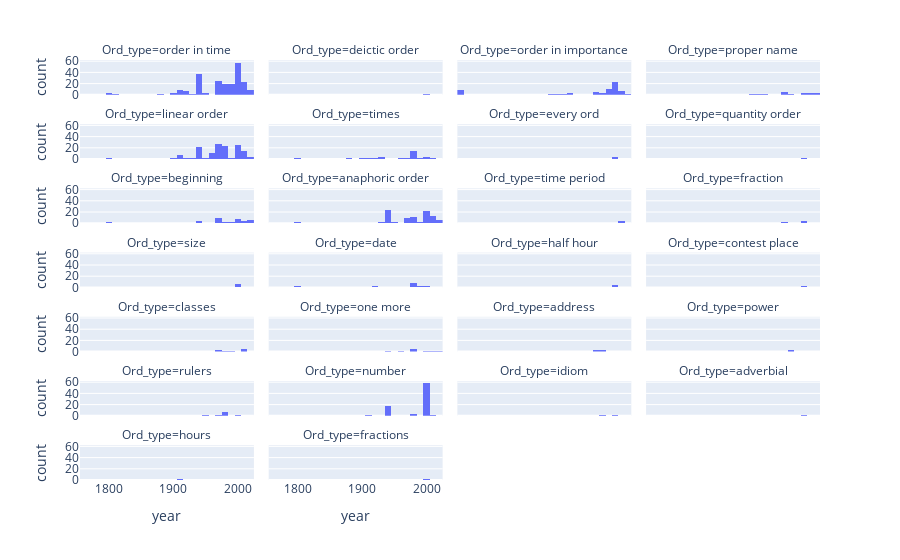

Source (notebook cell):
### Markdown cell above
#### 3.2.2 Год создания текста и тип контекста

### Code cell
px.histogram(small_ordinals, x="year", facet_col="Ord_type", facet_col_wrap = 4)

### Figure 1 — Plotly figure (JSON) as saved in the notebook; plotly's stock layout.template omitted (floating-point values rounded to 4 significant figures; data arrays with more than 128 entries replaced by an {"elided": "..."} marker saying what was removed)
{"data": [{"alignmentgroup": "True", "bingroup": "x", "hovertemplate": "Ord_type=order in time<br>year=%{x}<br>count=%{y}<extra></extra>", "legendgroup": "", "marker": {"color": "#636efa", "pattern": {"shape": ""}}, "name": "", "offsetgroup": "", "orientation": "v", "showlegend": false, "type": "histogram", "x": {"elided": "217 float values"}, "xaxis": "x25", "yaxis": "y25"}, {"alignmentgroup": "True", "bingroup": "x", "hovertemplate": "Ord_type=deictic order<br>year=%{x}<br>count=%{y}<extra></extra>", "legendgroup": "", "marker": {"color": "#636efa", "pattern": {"shape": ""}}, "name": "", "offsetgroup": "", "orientation": "v", "showlegend": false, "type": "histogram", "x": [2002], "xaxis": "x26", "yaxis": "y26"}, {"alignmentgroup": "True", "bingroup": "x", "hovertemplate": "Ord_type=order in importance<br>year=%{x}<br>count=%{y}<extra></extra>", "legendgroup": "", "marker": {"color": "#636efa", "pattern": {"shape": ""}}, "name": "", "offsetgroup": "", "orientation": "v", "showlegend": false, "type": "histogram", "x": [2002, 1970, 2002, 2015, 1924, 1924, 1898, 1932, 1932, 1976, 1976, 2000, 2000, 1991, 1991, 1991, 1991, 1991, 1991, 1991, 1991, 1991, 1991, 2003, 2007, 2013, 2003, 2003, 1965, 2003, 1968, 1968, 2013, 1925, 2003, 2003, 2003, 2003, 2003, 2004, 2004, 1998, 1998, 1998, 1998, 2013, 2013, 2013, 2013, 1909, 1759, 1759, 1759, 1759, 1759, 1759, 1759, 1759, 1759, 1980, 2003, 1997, 2002, 1967], "xaxis": "x27", "yaxis": "y27"}, {"alignmentgroup": "True", "bingroup": "x", "hovertemplate": "Ord_type=proper name<br>year=%{x}<br>count=%{y}<extra></extra>", "legendgroup": "", "marker": {"color": "#636efa", "pattern": {"shape": ""}}, "name": "", "offsetgroup": "", "orientation": "v", "showlegend": false, "type": "histogram", "x": [2002, 1966, 1935, 1924, 1968, 2009, 2013, 2013, 2020, 2015, 2015, 1927, 2002, 2002, 1980, 1967, 1967, 1967], "xaxis": "x28", "yaxis": "y28"}, {"alignmentgroup": "True", "bingroup": "x", "hovertemplate": "Ord_type=linear order<br>year=%{x}<br>count=%{y}<extra></extra>", "legendgroup": "", "marker": {"color": "#636efa", "pattern": {"shape": ""}}, "name": "", "offsetgroup": "", "orientation": "v", "showlegend": false, "type": "histogram", "x": {"elided": "141 float values"}, "xaxis": "x21", "yaxis": "y21"}, {"alignmentgroup": "True", "bingroup": "x", "hovertemplate": "Ord_type=times<br>year=%{x}<br>count=%{y}<extra></extra>", "legendgroup": "", "marker": {"color": "#636efa", "pattern": {"shape": ""}}, "name": "", "offsetgroup": "", "orientation": "v", "showlegend": false, "type": "histogram", "x": [1909, 1924, 1898, 1976, 1976, 1976, 1976, 1976, 1976, 1976, 1976, 1976, 1976, 1976, 1976, 1976, 1976, 1976, 1923, 1998, 1998, 1964.0, 1988.0, 1878, 1878, 1927, 1927, 1927, 1802, 2003, 2003, 2005, 1967], "xaxis": "x22", "yaxis": "y22"}, {"alignmentgroup": "True", "bingroup": "x", "hovertemplate": "Ord_type=every ord<br>year=%{x}<br>count=%{y}<extra></extra>", "legendgroup": "", "marker": {"color": "#636efa", "pattern": {"shape": ""}}, "name": "", "offsetgroup": "", "orientation": "v", "showlegend": false, "type": "histogram", "x": [2003, 2002, 2003, 2003], "xaxis": "x23", "yaxis": "y23"}, {"alignmentgroup": "True", "bingroup": "x", "hovertemplate": "Ord_type=quantity order<br>year=%{x}<br>count=%{y}<extra></extra>", "legendgroup": "", "marker": {"color": "#636efa", "pattern": {"shape": ""}}, "name": "", "offsetgroup": "", "orientation": "v", "showlegend": false, "type": "histogram", "x": [2003, 2003], "xaxis": "x24", "yaxis": "y24"}, {"alignmentgroup": "True", "bingroup": "x", "hovertemplate": "Ord_type=beginning<br>year=%{x}<br>count=%{y}<extra></extra>", "legendgroup": "", "marker": {"color": "#636efa", "pattern": {"shape": ""}}, "name": "", "offsetgroup": "", "orientation": "v", "showlegend": false, "type": "histogram", "x": [1970, 1970, 2004, 1976, 1976, 1991, 1991, 1965, 1965, 1965, 1965, 1965, 1965, 2003, 1981, 1968, 2009, 2013, 2013, 2013, 2020, 2020, 1945, 2020, 2020, 2020, 2001, 1998, 1998, 1998, 1998, 1964.0, 2015, 1909, 1833, 1759, 1802, 1802, 1938, 1938, 1938, 1938, 1967], "xaxis": "x17", "yaxis": "y17"}, {"alignmentgroup": "True", "bingroup": "x", "hovertemplate": "Ord_type=anaphoric order<br>year=%{x}<br>count=%{y}<extra></extra>", "legendgroup": "", "marker": {"color": "#636efa", "pattern": {"shape": ""}}, "name": "", "offsetgroup": "", "orientation": "v", "showlegend": false, "type": "histogram", "x": [2002, 2002, 1966, 1966, 1966, 1966, 1966, 2013, 1976, 1976, 1976, 1976, 1976, 1976, 1976, 1976, 1976, 1976, 1991, 1965, 1965, 2013, 2013, 2002, 2003, 2003, 2001, 1968, 1968, 2009, 2013, 2013, 2013, 2013, 1795, 2003, 2003, 1945, 1945, 2020, 2020, 2020, 2020, 2001, 2001, 2001, 2001, 1998, 1998, 1998, 1998, 1998, 1998, 1998, 1998, 2013, 2013, 2013, 1988.0, 2013, 2015, 2015, 1802, 1932, 1932, 1932, 1938, 1938, 1938, 1938, 1938, 1938, 1938, 1938, 1938, 1938, 1938, 1938, 1938, 1938, 1938, 1938, 1938, 1938, 1938, 1938, 1938, 1938, 1938, 1938, 1980, 2003, 1997, 1967, 1863], "xaxis": "x18", "yaxis": "y18"}, {"alignmentgroup": "True", "bingroup": "x", "hovertemplate": "Ord_type=time period<br>year=%{x}<br>count=%{y}<extra></extra>", "legendgroup": "", "marker": {"color": "#636efa", "pattern": {"shape": ""}}, "name": "", "offsetgroup": "", "orientation": "v", "showlegend": false, "type": "histogram", "x": [1966, 1997, 2005, 1945, 2013, 2013, 2013, 1878], "xaxis": "x19", "yaxis": "y19"}, {"alignmentgroup": "True", "bingroup": "x", "hovertemplate": "Ord_type=fraction<br>year=%{x}<br>count=%{y}<extra></extra>", "legendgroup": "", "marker": {"color": "#636efa", "pattern": {"shape": ""}}, "name": "", "offsetgroup": "", "orientation": "v", "showlegend": false, "type": "histogram", "x": [1966, 1966, 1813, 2000, 2003, 1998, 1998], "xaxis": "x20", "yaxis": "y20"}, {"alignmentgroup": "True", "bingroup": "x", "hovertemplate": "Ord_type=size<br>year=%{x}<br>count=%{y}<extra></extra>", "legendgroup": "", "marker": {"color": "#636efa", "pattern": {"shape": ""}}, "name": "", "offsetgroup": "", "orientation": "v", "showlegend": false, "type": "histogram", "x": [1997, 1997, 1997, 1976, 1998, 1998, 1998], "xaxis": "x13", "yaxis": "y13"}, {"alignmentgroup": "True", "bingroup": "x", "hovertemplate": "Ord_type=date<br>year=%{x}<br>count=%{y}<extra></extra>", "legendgroup": "", "marker": {"color": "#636efa", "pattern": {"shape": ""}}, "name": "", "offsetgroup": "", "orientation": "v", "showlegend": false, "type": "histogram", "x": [1924, 1924, 1924, 1976, 1976, 1976, 1976, 1981, 1981, 1981, 1795, 1795, 1988, 1988, 2013, 2015, 1967, 1998, 1998, 1998], "xaxis": "x14", "yaxis": "y14"}, {"alignmentgroup": "True", "bingroup": "x", "hovertemplate": "Ord_type=half hour<br>year=%{x}<br>count=%{y}<extra></extra>", "legendgroup": "", "marker": {"color": "#636efa", "pattern": {"shape": ""}}, "name": "", "offsetgroup": "", "orientation": "v", "showlegend": false, "type": "histogram", "x": [1924, 1976, 2003, 1996, 1996, 2002], "xaxis": "x15", "yaxis": "y15"}, {"alignmentgroup": "True", "bingroup": "x", "hovertemplate": "Ord_type=contest place<br>year=%{x}<br>count=%{y}<extra></extra>", "legendgroup": "", "marker": {"color": "#636efa", "pattern": {"shape": ""}}, "name": "", "offsetgroup": "", "orientation": "v", "showlegend": false, "type": "histogram", "x": [1932, 1998, 1996, 2003], "xaxis": "x16", "yaxis": "y16"}, {"alignmentgroup": "True", "bingroup": "x", "hovertemplate": "Ord_type=classes<br>year=%{x}<br>count=%{y}<extra></extra>", "legendgroup": "", "marker": {"color": "#636efa", "pattern": {"shape": ""}}, "name": "", "offsetgroup": "", "orientation": "v", "showlegend": false, "type": "histogram", "x": [1976, 1968, 1970, 2013, 2013, 2013, 2013, 2013, 1988.0], "xaxis": "x9", "yaxis": "y9"}, {"alignmentgroup": "True", "bingroup": "x", "hovertemplate": "Ord_type=one more<br>year=%{x}<br>count=%{y}<extra></extra>", "legendgroup": "", "marker": {"color": "#636efa", "pattern": {"shape": ""}}, "name": "", "offsetgroup": "", "orientation": "v", "showlegend": false, "type": "histogram", "x": [1976, 1976, 1976, 1976, 1976, 2004, 1964.0, 2013, 2015, 1938], "xaxis": "x10", "yaxis": "y10"}, {"alignmentgroup": "True", "bingroup": "x", "hovertemplate": "Ord_type=address<br>year=%{x}<br>count=%{y}<extra></extra>", "legendgroup": "", "marker": {"color": "#636efa", "pattern": {"shape": ""}}, "name": "", "offsetgroup": "", "orientation": "v", "showlegend": false, "type": "histogram", "x": [1976, 1976, 1968, 1968, 1968], "xaxis": "x11", "yaxis": "y11"}, {"alignmentgroup": "True", "bingroup": "x", "hovertemplate": "Ord_type=power<br>year=%{x}<br>count=%{y}<extra></extra>", "legendgroup": "", "marker": {"color": "#636efa", "pattern": {"shape": ""}}, "name": "", "offsetgroup": "", "orientation": "v", "showlegend": false, "type": "histogram", "x": [1976, 1976], "xaxis": "x12", "yaxis": "y12"}, {"alignmentgroup": "True", "bingroup": "x", "hovertemplate": "Ord_type=rulers<br>year=%{x}<br>count=%{y}<extra></extra>", "legendgroup": "", "marker": {"color": "#636efa", "pattern": {"shape": ""}}, "name": "", "offsetgroup": "", "orientation": "v", "showlegend": false, "type": "histogram", "x": [1976, 1976, 1976, 1976, 1976, 1976, 1945, 1945, 1996, 1967], "xaxis": "x5", "yaxis": "y5"}, {"alignmentgroup": "True", "bingroup": "x", "hovertemplate": "Ord_type=number<br>year=%{x}<br>count=%{y}<extra></extra>", "legendgroup": "", "marker": {"color": "#636efa", "pattern": {"shape": ""}}, "name": "", "offsetgroup": "", "orientation": "v", "showlegend": false, "type": "histogram", "x": [1976, 1976, 1976, 1909, 1909, 2004, 1998, 1998, 1998, 1998, 1998, 1998, 1998, 1998, 1998, 1998, 1998, 1998, 1998, 1998, 1998, 1998, 1998, 1998, 1998, 1998, 1998, 1998, 1998, 1998, 1998, 1998, 1998, 1998, 1998, 1998, 1998, 1998, 1998, 1998, 1998, 1998, 1998, 1998, 1998, 1998, 1998, 1998, 1998, 1998, 1998, 1998, 1998, 1998, 1998, 1998, 1998, 1998, 1998, 1938, 1938, 1938, 1938, 1938, 1938, 1938, 1938, 1938, 1938, 1938, 1938, 1938, 1938, 1938, 1938, 1938, 1997, 1997, 1997, 1997, 1997, 2005], "xaxis": "x6", "yaxis": "y6"}, {"alignmentgroup": "True", "bingroup": "x", "hovertemplate": "Ord_type=idiom<br>year=%{x}<br>count=%{y}<extra></extra>", "legendgroup": "", "marker": {"color": "#636efa", "pattern": {"shape": ""}}, "name": "", "offsetgroup": "", "orientation": "v", "showlegend": false, "type": "histogram", "x": [1976, 1998, 1998, 1980], "xaxis": "x7", "yaxis": "y7"}, {"alignmentgroup": "True", "bingroup": "x", "hovertemplate": "Ord_type=adverbial<br>year=%{x}<br>count=%{y}<extra></extra>", "legendgroup": "", "marker": {"color": "#636efa", "pattern": {"shape": ""}}, "name": "", "offsetgroup": "", "orientation": "v", "showlegend": false, "type": "histogram", "x": [2002], "xaxis": "x8", "yaxis": "y8"}, {"alignmentgroup": "True", "bingroup": "x", "hovertemplate": "Ord_type=hours<br>year=%{x}<br>count=%{y}<extra></extra>", "legendgroup": "", "marker": {"color": "#636efa", "pattern": {"shape": ""}}, "name": "", "offsetgroup": "", "orientation": "v", "showlegend": false, "type": "histogram", "x": [1909, 1914], "xaxis": "x", "yaxis": "y"}, {"alignmentgroup": "True", "bingroup": "x", "hovertemplate": "Ord_type=fractions<br>year=%{x}<br>count=%{y}<extra></extra>", "legendgroup": "", "marker": {"color": "#636efa", "pattern": {"shape": ""}}, "name": "", "offsetgroup": "", "orientation": "v", "showlegend": false, "type": "histogram", "x": [2003, 1998], "xaxis": "x2", "yaxis": "y2"}], "layout": {"annotations": [{"font": {}, "showarrow": false, "text": "Ord_type=hours", "x": 0.1175, "xanchor": "center", "xref": "paper", "y": 0.08286, "yanchor": "bottom", "yref": "paper"}, {"font": {}, "showarrow": false, "text": "Ord_type=fractions", "x": 0.3725, "xanchor": "center", "xref": "paper", "y": 0.08286, "yanchor": "bottom", "yref": "paper"}, {"font": {}, "showarrow": false, "text": "Ord_type=rulers", "x": 0.1175, "xanchor": "center", "xref": "paper", "y": 0.2357, "yanchor": "bottom", "yref": "paper"}, {"font": {}, "showarrow": false, "text": "Ord_type=number", "x": 0.3725, "xanchor": "center", "xref": "paper", "y": 0.2357, "yanchor": "bottom", "yref": "paper"}, {"font": {}, "showarrow": false, "text": "Ord_type=idiom", "x": 0.6275, "xanchor": "center", "xref": "paper", "y": 0.2357, "yanchor": "bottom", "yref": "paper"}, {"font": {}, "showarrow": false, "text": "Ord_type=adverbial", "x": 0.8825, "xanchor": "center", "xref": "paper", "y": 0.2357, "yanchor": "bottom", "yref": "paper"}, {"font": {}, "showarrow": false, "text": "Ord_type=classes", "x": 0.1175, "xanchor": "center", "xref": "paper", "y": 0.3886, "yanchor": "bottom", "yref": "paper"}, {"font": {}, "showarrow": false, "text": "Ord_type=one more", "x": 0.3725, "xanchor": "center", "xref": "paper", "y": 0.3886, "yanchor": "bottom", "yref": "paper"}, {"font": {}, "showarrow": false, "text": "Ord_type=address", "x": 0.6275, "xanchor": "center", "xref": "paper", "y": 0.3886, "yanchor": "bottom", "yref": "paper"}, {"font": {}, "showarrow": false, "text": "Ord_type=power", "x": 0.8825, "xanchor": "center", "xref": "paper", "y": 0.3886, "yanchor": "bottom", "yref": "paper"}, {"font": {}, "showarrow": false, "text": "Ord_type=size", "x": 0.1175, "xanchor": "center", "xref": "paper", "y": 0.5414, "yanchor": "bottom", "yref": "paper"}, {"font": {}, "showarrow": false, "text": "Ord_type=date", "x": 0.3725, "xanchor": "center", "xref": "paper", "y": 0.5414, "yanchor": "bottom", "yref": "paper"}, {"font": {}, "showarrow": false, "text": "Ord_type=half hour", "x": 0.6275, "xanchor": "center", "xref": "paper", "y": 0.5414, "yanchor": "bottom", "yref": "paper"}, {"font": {}, "showarrow": false, "text": "Ord_type=contest place", "x": 0.8825, "xanchor": "center", "xref": "paper", "y": 0.5414, "yanchor": "bottom", "yref": "paper"}, {"font": {}, "showarrow": false, "text": "Ord_type=beginning", "x": 0.1175, "xanchor": "center", "xref": "paper", "y": 0.6943, "yanchor": "bottom", "yref": "paper"}, {"font": {}, "showarrow": false, "text": "Ord_type=anaphoric order", "x": 0.3725, "xanchor": "center", "xref": "paper", "y": 0.6943, "yanchor": "bottom", "yref": "paper"}, {"font": {}, "showarrow": false, "text": "Ord_type=time period", "x": 0.6275, "xanchor": "center", "xref": "paper", "y": 0.6943, "yanchor": "bottom", "yref": "paper"}, {"font": {}, "showarrow": false, "text": "Ord_type=fraction", "x": 0.8825, "xanchor": "center", "xref": "paper", "y": 0.6943, "yanchor": "bottom", "yref": "paper"}, {"font": {}, "showarrow": false, "text": "Ord_type=linear order", "x": 0.1175, "xanchor": "center", "xref": "paper", "y": 0.8471, "yanchor": "bottom", "yref": "paper"}, {"font": {}, "showarrow": false, "text": "Ord_type=times", "x": 0.3725, "xanchor": "center", "xref": "paper", "y": 0.8471, "yanchor": "bottom", "yref": "paper"}, {"font": {}, "showarrow": false, "text": "Ord_type=every ord", "x": 0.6275, "xanchor": "center", "xref": "paper", "y": 0.8471, "yanchor": "bottom", "yref": "paper"}, {"font": {}, "showarrow": false, "text": "Ord_type=quantity order", "x": 0.8825, "xanchor": "center", "xref": "paper", "y": 0.8471, "yanchor": "bottom", "yref": "paper"}, {"font": {}, "showarrow": false, "text": "Ord_type=order in time", "x": 0.1175, "xanchor": "center", "xref": "paper", "y": 1, "yanchor": "bottom", "yref": "paper"}, {"font": {}, "showarrow": false, "text": "Ord_type=deictic order", "x": 0.3725, "xanchor": "center", "xref": "paper", "y": 1, "yanchor": "bottom", "yref": "paper"}, {"font": {}, "showarrow": false, "text": "Ord_type=order in importance", "x": 0.6275, "xanchor": "center", "xref": "paper", "y": 1, "yanchor": "bottom", "yref": "paper"}, {"font": {}, "showarrow": false, "text": "Ord_type=proper name", "x": 0.8825, "xanchor": "center", "xref": "paper", "y": 1, "yanchor": "bottom", "yref": "paper"}], "barmode": "relative", "legend": {"tracegroupgap": 0}, "margin": {"t": 60}, "xaxis": {"anchor": "y", "domain": [0, 0.235], "title": {"text": "year"}}, "xaxis10": {"anchor": "y10", "domain": [0.255, 0.49], "matches": "x", "showticklabels": false}, "xaxis11": {"anchor": "y11", "domain": [0.51, 0.745], "matches": "x", "showticklabels": false}, "xaxis12": {"anchor": "y12", "domain": [0.765, 1.0], "matches": "x", "showticklabels": false}, "xaxis13": {"anchor": "y13", "domain": [0, 0.235], "matches": "x", "showticklabels": false}, "xaxis14": {"anchor": "y14", "domain": [0.255, 0.49], "matches": "x", "showticklabels": false}, "xaxis15": {"anchor": "y15", "domain": [0.51, 0.745], "matches": "x", "showticklabels": false}, "xaxis16": {"anchor": "y16", "domain": [0.765, 1.0], "matches": "x", "showticklabels": false}, "xaxis17": {"anchor": "y17", "domain": [0, 0.235], "matches": "x", "showticklabels": false}, "xaxis18": {"anchor": "y18", "domain": [0.255, 0.49], "matches": "x", "showticklabels": false}, "xaxis19": {"anchor": "y19", "domain": [0.51, 0.745], "matches": "x", "showticklabels": false}, "xaxis2": {"anchor": "y2", "domain": [0.255, 0.49], "matches": "x", "title": {"text": "year"}}, "xaxis20": {"anchor": "y20", "domain": [0.765, 1.0], "matches": "x", "showticklabels": false}, "xaxis21": {"anchor": "y21", "domain": [0, 0.235], "matches": "x", "showticklabels": false}, "xaxis22": {"anchor": "y22", "domain": [0.255, 0.49], "matches": "x", "showticklabels": false}, "xaxis23": {"anchor": "y23", "domain": [0.51, 0.745], "matches": "x", "showticklabels": false}, "xaxis24": {"anchor": "y24", "domain": [0.765, 1.0], "matches": "x", "showticklabels": false}, "xaxis25": {"anchor": "y25", "domain": [0, 0.235], "matches": "x", "showticklabels": false}, "xaxis26": {"anchor": "y26", "domain": [0.255, 0.49], "matches": "x", "showticklabels": false}, "xaxis27": {"anchor": "y27", "domain": [0.51, 0.745], "matches": "x", "showticklabels": false}, "xaxis28": {"anchor": "y28", "domain": [0.765, 1.0], "matches": "x", "showticklabels": false}, "xaxis3": {"anchor": "y3", "domain": [0.51, 0.745], "matches": "x", "title": {"text": "year"}}, "xaxis4": {"anchor": "y4", "domain": [0.765, 1.0], "matches": "x", "title": {"text": "year"}}, "xaxis5": {"anchor": "y5", "domain": [0, 0.235], "matches": "x", "showticklabels": false}, "xaxis6": {"anchor": "y6", "domain": [0.255, 0.49], "matches": "x", "showticklabels": false}, "xaxis7": {"anchor": "y7", "domain": [0.51, 0.745], "matches": "x", "showticklabels": false}, "xaxis8": {"anchor": "y8", "domain": [0.765, 1.0], "matches": "x", "showticklabels": false}, "xaxis9": {"anchor": "y9", "domain": [0, 0.235], "matches": "x", "showticklabels": false}, "yaxis": {"anchor": "x", "domain": [0, 0.08286], "title": {"text": "count"}}, "yaxis10": {"anchor": "x10", "domain": [0.3057, 0.3886], "matches": "y", "showticklabels": false}, "yaxis11": {"anchor": "x11", "domain": [0.3057, 0.3886], "matches": "y", "showticklabels": false}, "yaxis12": {"anchor": "x12", "domain": [0.3057, 0.3886], "matches": "y", "showticklabels": false}, "yaxis13": {"anchor": "x13", "domain": [0.4586, 0.5414], "matches": "y", "title": {"text": "count"}}, "yaxis14": {"anchor": "x14", "domain": [0.4586, 0.5414], "matches": "y", "showticklabels": false}, "yaxis15": {"anchor": "x15", "domain": [0.4586, 0.5414], "matches": "y", "showticklabels": false}, "yaxis16": {"anchor": "x16", "domain": [0.4586, 0.5414], "matches": "y", "showticklabels": false}, "yaxis17": {"anchor": "x17", "domain": [0.6114, 0.6943], "matches": "y", "title": {"text": "count"}}, "yaxis18": {"anchor": "x18", "domain": [0.6114, 0.6943], "matches": "y", "showticklabels": false}, "yaxis19": {"anchor": "x19", "domain": [0.6114, 0.6943], "matches": "y", "showticklabels": false}, "yaxis2": {"anchor": "x2", "domain": [0, 0.08286], "matches": "y", "showticklabels": false}, "yaxis20": {"anchor": "x20", "domain": [0.6114, 0.6943], "matches": "y", "showticklabels": false}, "yaxis21": {"anchor": "x21", "domain": [0.7643, 0.8471], "matches": "y", "title": {"text": "count"}}, "yaxis22": {"anchor": "x22", "domain": [0.7643, 0.8471], "matches": "y", "showticklabels": false}, "yaxis23": {"anchor": "x23", "domain": [0.7643, 0.8471], "matches": "y", "showticklabels": false}, "yaxis24": {"anchor": "x24", "domain": [0.7643, 0.8471], "matches": "y", "showticklabels": false}, "yaxis25": {"anchor": "x25", "domain": [0.9171, 1], "matches": "y", "title": {"text": "count"}}, "yaxis26": {"anchor": "x26", "domain": [0.9171, 1], "matches": "y", "showticklabels": false}, "yaxis27": {"anchor": "x27", "domain": [0.9171, 1], "matches": "y", "showticklabels": false}, "yaxis28": {"anchor": "x28", "domain": [0.9171, 1], "matches": "y", "showticklabels": false}, "yaxis3": {"anchor": "x3", "domain": [0, 0.08286], "matches": "y", "showticklabels": false}, "yaxis4": {"anchor": "x4", "domain": [0, 0.08286], "matches": "y", "showticklabels": false}, "yaxis5": {"anchor": "x5", "domain": [0.1529, 0.2357], "matches": "y", "title": {"text": "count"}}, "yaxis6": {"anchor": "x6", "domain": [0.1529, 0.2357], "matches": "y", "showticklabels": false}, "yaxis7": {"anchor": "x7", "domain": [0.1529, 0.2357], "matches": "y", "showticklabels": false}, "yaxis8": {"anchor": "x8", "domain": [0.1529, 0.2357], "matches": "y", "showticklabels": false}, "yaxis9": {"anchor": "x9", "domain": [0.3057, 0.3886], "matches": "y", "title": {"text": "count"}}}}
